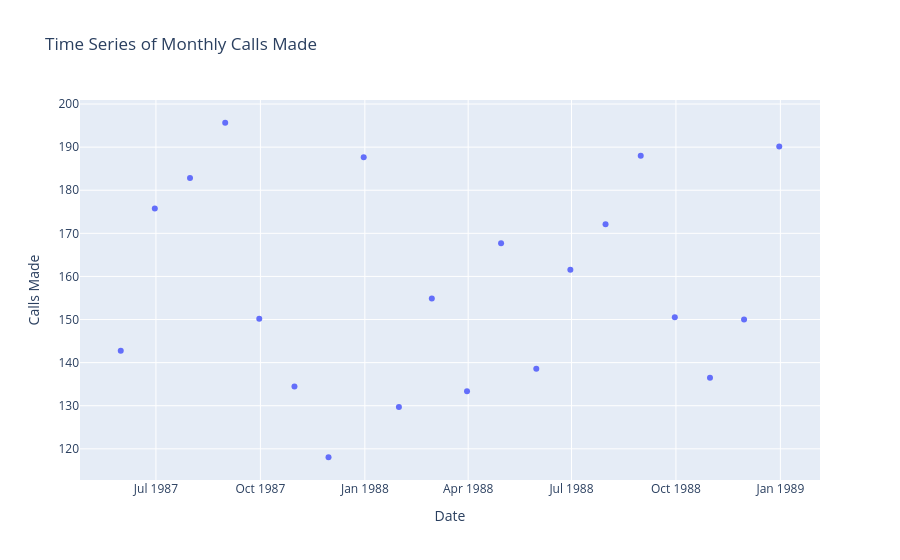

Notebook code for this chart:
### Code cell
# Representing above plot using dots
plot_data = []
plot_data.append(go.Scatter(x= calls_df['date'][100:120], y= calls_df['calls'][100:120], mode = 'markers'))
layout = go.Layout(xaxis = dict(title='Date'), yaxis = dict(title= 'Calls Made'),
                   title = 'Time Series of Monthly Calls Made')
fig = go.Figure(data= plot_data, layout=layout)

plotly.offline.iplot(fig)

### Figure 1 — Plotly figure (JSON) as saved in the notebook; plotly's stock layout.template omitted (floating-point values rounded to 4 significant figures)
{"data": [{"mode": "markers", "type": "scatter", "x": ["1987-05-31T00:00:00", "1987-06-30T00:00:00", "1987-07-31T00:00:00", "1987-08-31T00:00:00", "1987-09-30T00:00:00", "1987-10-31T00:00:00", "1987-11-30T00:00:00", "1987-12-31T00:00:00", "1988-01-31T00:00:00", "1988-02-29T00:00:00", "1988-03-31T00:00:00", "1988-04-30T00:00:00", "1988-05-31T00:00:00", "1988-06-30T00:00:00", "1988-07-31T00:00:00", "1988-08-31T00:00:00", "1988-09-30T00:00:00", "1988-10-31T00:00:00", "1988-11-30T00:00:00", "1988-12-31T00:00:00"], "y": [142.8, 175.8, 182.8, 195.7, 150.2, 134.5, 118.0, 187.7, 129.7, 154.9, 133.3, 167.7, 138.6, 161.6, 172.1, 188.0, 150.5, 136.5, 150.0, 190.1]}], "layout": {"autosize": true, "title": {"text": "Time Series of Monthly Calls Made"}, "xaxis": {"autorange": true, "range": ["1987-04-24 03:06:24.3047", "1989-02-05 20:53:35.6953"], "title": {"text": "Date"}, "type": "date"}, "yaxis": {"autorange": true, "range": [111.6, 202.1], "title": {"text": "Calls Made"}, "type": "linear"}}}
